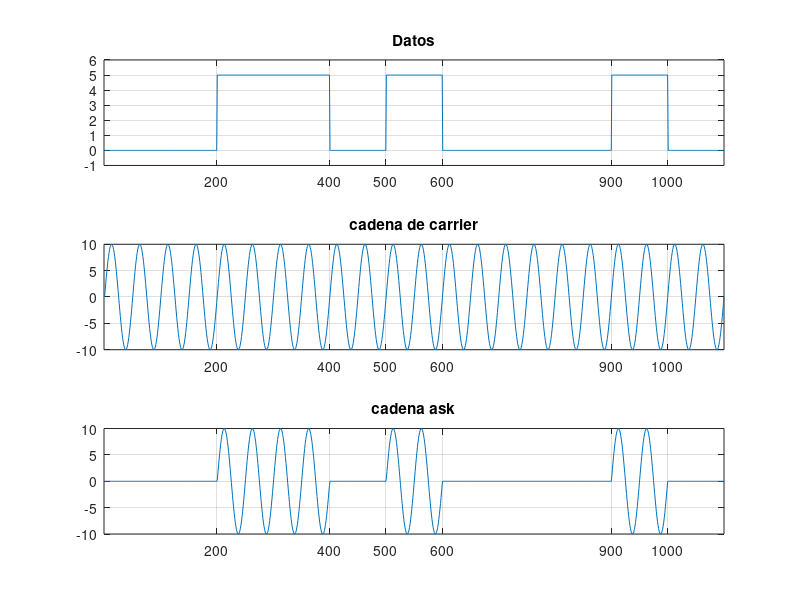

Recreate this plot in MATLAB.
clc
clear all
close all

%inputos

datos = '00110100010';
regla_bit_alto = 1;


%Carrier
Ac= 10;
fc=1000e3;
thetac =0;
cpc=15;


%ask

regla_ask_tr_carrier=1;


%procesos

%graficar cadena de funciones
tb=100; %duracion del bit
uno = ones(1,tb); %matriz de unos
cero = zeros(1,tb); %matriz de ceros
frame=[];
frameInv=[];
list=[];
f='0';
for n=1:length(datos)
    if (datos(n)=='1')
        frame = [ frame uno ]; %vector que se autoacumula
        frameInv = [frameInv cero] ;
    else 
        frame = [ frame cero ];
        frameInv = [frameInv uno];
    end
    if (datos(n)~= f)
        f=datos(n);
        list = [list length(frame)];
    end
end
if(regla_bit_alto==1)
    cadenaBits=5*frame; %0 a 5 voltios
else
    cadenaBits=5*frameInv;
end

tc = linspace(0, 2*length(datos)/fc,length(cadenaBits));
carrier = Ac* sin(2*pi*fc*tc+thetac);

if(regla_ask_tr_carrier == 1)
    ask = frame.*carrier;
else
    ask = frameInv.*carrier;
end

%----------- OUTPUT ---------

frame;

%para visualizar grafica
figure(1)
subplot(3,1,1),plot(cadenaBits)
xticks(list-100)
axis([0 length(cadenaBits) -1 6])
title('Datos')
grid on

subplot(3,1,2),plot(carrier) 
xticks(list-100)
axis([0 length(cadenaBits) -10 10])
title('cadena de carrier')
grid on


subplot(3,1,3),plot(ask) 
xticks(list-100)
axis([0 length(cadenaBits) -10 10])
title('cadena ask')
grid on

